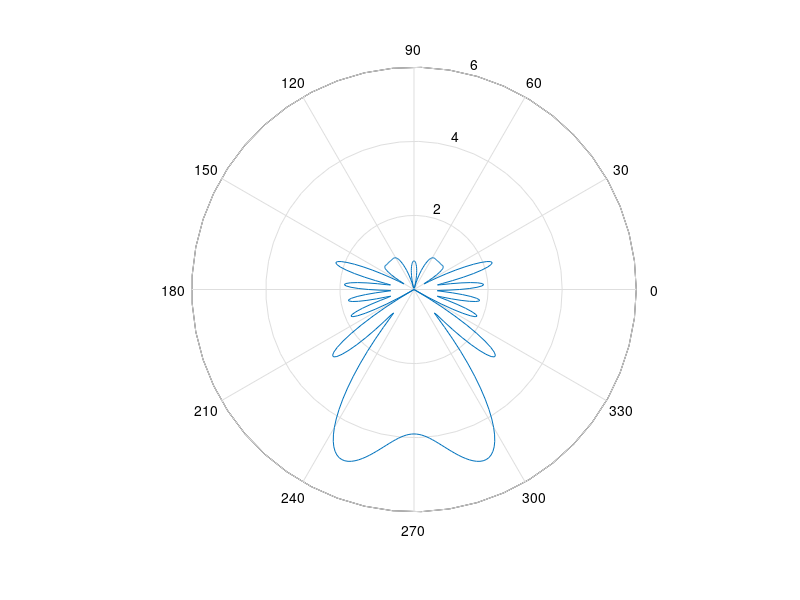
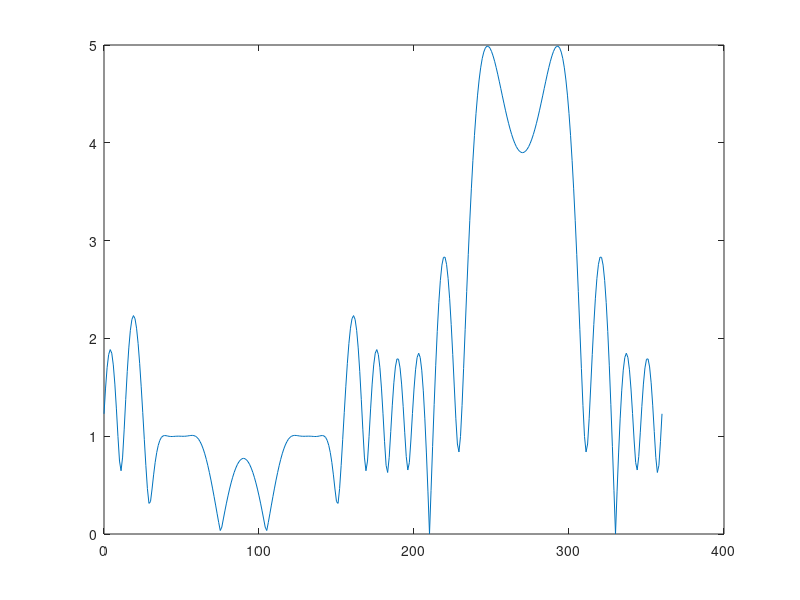

The MATLAB source for these figures, in order:
%
% Example 18.5
%
M=10;
P0=4;
P1=1;
P2=1;
a=0.95;
sigma_delta=2;
sigmanu2=0.01;
theta0=45*pi/180;
theta1=75*pi/180;
theta2=-30*pi/180;
so=exp(1i*pi*sin(theta0)*[0:M-1]');
s0=exp(1i*a*pi*sin(theta0)*[0:M-1]');
s1=exp(1i*a*pi*sin(theta1)*[0:M-1]');
s2=exp(1i*a*pi*sin(theta2)*[0:M-1]');
R=P0*s0*s0'+P1*s1*s1'+P2*s2*s2'+sigmanu2*eye(M);
p=0;
for k= 1:10000
    theta=(45+sigma_delta*randn)*pi/180;
    so=exp(1i*pi*sin(theta)*[0:M-1]');
    R=R+so*so';
    p=p+so;
end
woc=R\p;
for k=0:360
    theta=k*pi/180;
    G(k+1)=woc'*exp(1j*a*pi*[0:M-1]'*sin(theta));
end
theta=[0:360]*pi/180;
figure(1),polar(theta,abs(G))
figure(2),plot(theta*180/pi,abs(G))